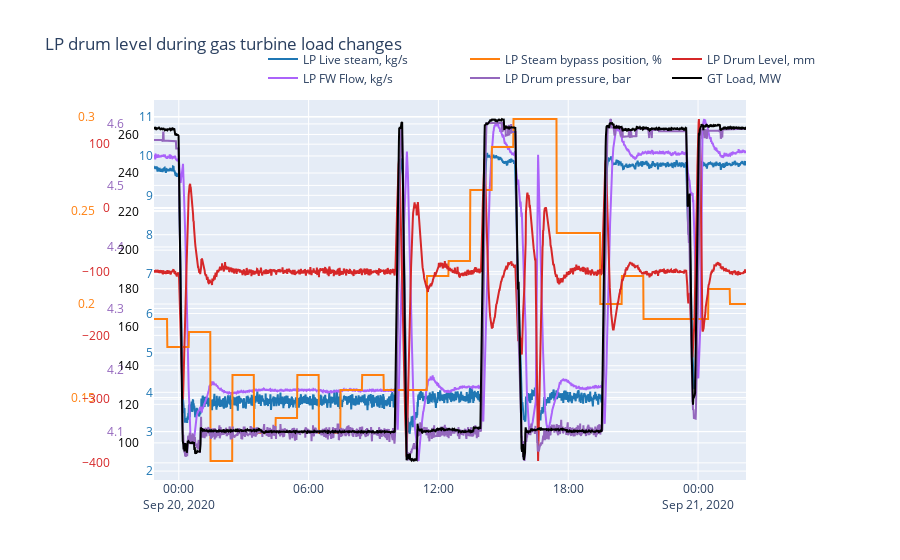

The code cell stored with this chart in its notebook:
### Markdown cell above
The following can be observeved:
* Drum pressure jumps from 4.6 bar before trip to 4.7 bar after trip and then drops to previous value (4.6 bars);
* Steam flow is continious, after the trip it is increasing for about 20 minutes from 9.7 kg/s to 10.7 kg/s;
* Bypass opens imidiatly after the trip and continious to control pressure thereafter;
* LP drum level starts to drop after 20 minutes since the steam turbine trip;
* LP drum level drop is strongly correlated with GT load decrease;

Therefore it is suspected that drum level drop is caused by decrease reduced load to the drum and evaporator. Reduced heat flow causes reduced volumetric steam/water ratio, which consiquntly causes drop in drum level. The following theory can be tested by checking drum level behaviour during gas turbine load changes

### Code cell
import plotly.graph_objects as go
import pandas as pd
from dateutil import parser

df = pd.read_excel \
    (r'Lpdrumimported.xlsx',
     sheet_name='Variability')

fig = go.Figure()

dates = [parser.parse(date) for date in df ['Date Time']]

fig.add_trace(
    go.Scatter(x=dates, y=df ['3ALFIT003-XJ52'], name="LP Live steam, kg/s",
               line=dict(color="#1f77b4")))

fig.add_trace(
    go.Scatter(x=dates, y=df ['POCVLPBYP1-XQ01'], name="LP Steam bypass position, %",
               yaxis='y2', line=dict(color="#ff7f0e")))

fig.add_trace(
    go.Scatter(x=dates, y=df ['3ALLIT001-XJ54'], name="LP Drum Level, mm",
               yaxis='y3', line=dict(color="#d62728")))

fig.add_trace(
    go.Scatter(x=dates, y=df ['3ALFIT035-XJ52'],
               name="LP FW Flow, kg/s",
               yaxis='y'))

fig.add_trace(
    go.Scatter(x=dates, y=df ['3ALPIT002-XJ53'],
               name="LP Drum pressure, bar",
               yaxis='y4', line=dict(color="#9467bd")))

fig.add_trace(
    go.Scatter(x=dates, y=df ['01_GT1_CUST_DWATT'],
               name="GT Load, MW",
               yaxis='y5', line=dict(color='black')))

fig.update_layout(
    height=800,
    title_text='LP drum level during gas turbine load changes',
    xaxis=dict(
        domain=[0.1, 0.9]
    ),
    yaxis=dict(
        titlefont=dict(
            color="#1f77b4"
        ),
        tickfont=dict(
            color="#1f77b4"
        )
    ),
    yaxis2=dict(
        titlefont=dict(
            color="#ff7f0e"
        ),
        tickfont=dict(
            color="#ff7f0e"
        ),
        anchor="free",
        side="left",
        position=0.02,
        overlaying='y'
    ),
    yaxis3=dict(
        titlefont=dict(
            color="#d62728"
        ),
        tickfont=dict(
            color="#d62728"
        ),
        side="left",
        position=0.04,
        overlaying='y'
    ),
    yaxis4=dict(
        titlefont=dict(
            color="#9467bd"
        ),
        tickfont=dict(
            color="#9467bd"
        ),
        side="left",
        position=0.06,
        overlaying='y'
    ),
    yaxis5=dict(
        titlefont=dict(
            color="black"
        ),
        tickfont=dict(
            color="black"
        ),
        side="left",
        position=0.08,
        overlaying='y'
    ),
)

fig.update_layout(
    autosize=True,
    legend=dict(
        orientation="h",
        yanchor="bottom",
        y=1.02,
        xanchor="right",
        x=1),
    dragmode='drawrect',
    # style of new shapes
    newshape=dict(line_color='yellow',
                  fillcolor='turquoise',
                  opacity=0.5)
)



fig.show(config={'modeBarButtonsToAdd': ['drawline',
                                         'drawopenpath',
                                         'drawclosedpath',
                                         'drawcircle',
                                         'drawrect',
                                         'eraseshape'
                                         ],
                 'editable': "True"})

### Figure 1 — Plotly figure (JSON) as saved in the notebook; plotly's stock layout.template omitted (floating-point values rounded to 4 significant figures; data arrays with more than 128 entries replaced by an {"elided": "..."} marker saying what was removed)
{"data": [{"line": {"color": "#1f77b4"}, "name": "LP Live steam, kg/s", "type": "scatter", "x": {"elided": "2000 str values"}, "y": {"elided": "2000 float values"}}, {"line": {"color": "#ff7f0e"}, "name": "LP Steam bypass position, %", "type": "scatter", "x": {"elided": "2000 str values"}, "y": {"elided": "2000 float values"}, "yaxis": "y2"}, {"line": {"color": "#d62728"}, "name": "LP Drum Level, mm", "type": "scatter", "x": {"elided": "2000 str values"}, "y": {"elided": "2000 float values"}, "yaxis": "y3"}, {"name": "LP FW Flow, kg/s", "type": "scatter", "x": {"elided": "2000 str values"}, "y": {"elided": "2000 float values"}, "yaxis": "y"}, {"line": {"color": "#9467bd"}, "name": "LP Drum pressure, bar", "type": "scatter", "x": {"elided": "2000 str values"}, "y": {"elided": "2000 float values"}, "yaxis": "y4"}, {"line": {"color": "black"}, "name": "GT Load, MW", "type": "scatter", "x": {"elided": "2000 str values"}, "y": {"elided": "2000 float values"}, "yaxis": "y5"}], "layout": {"autosize": true, "dragmode": "drawrect", "legend": {"orientation": "h", "x": 1, "xanchor": "right", "y": 1.02, "yanchor": "bottom"}, "newshape": {"fillcolor": "turquoise", "line": {"color": "yellow"}, "opacity": 0.5}, "title": {"text": "LP drum level during gas turbine load changes"}, "xaxis": {"autorange": true, "domain": [0.1, 0.9], "range": ["2020-09-19 22:51:18", "2020-09-21 02:12:56.726"], "type": "date"}, "yaxis": {"autorange": true, "range": [1.774, 11.42], "tickfont": {"color": "#1f77b4"}, "title": {"font": {"color": "#1f77b4"}}, "type": "linear"}, "yaxis2": {"anchor": "free", "autorange": true, "overlaying": "y", "position": 0.02, "range": [0.1058, 0.3092], "side": "left", "tickfont": {"color": "#ff7f0e"}, "title": {"font": {"color": "#ff7f0e"}}, "type": "linear"}, "yaxis3": {"autorange": true, "overlaying": "y", "position": 0.04, "range": [-426.9, 169.3], "side": "left", "tickfont": {"color": "#d62728"}, "title": {"font": {"color": "#d62728"}}, "type": "linear"}, "yaxis4": {"autorange": true, "overlaying": "y", "position": 0.06, "range": [4.021, 4.639], "side": "left", "tickfont": {"color": "#9467bd"}, "title": {"font": {"color": "#9467bd"}}, "type": "linear"}, "yaxis5": {"autorange": true, "overlaying": "y", "position": 0.08, "range": [80.74, 277.9], "side": "left", "tickfont": {"color": "black"}, "title": {"font": {"color": "black"}}, "type": "linear"}}}
